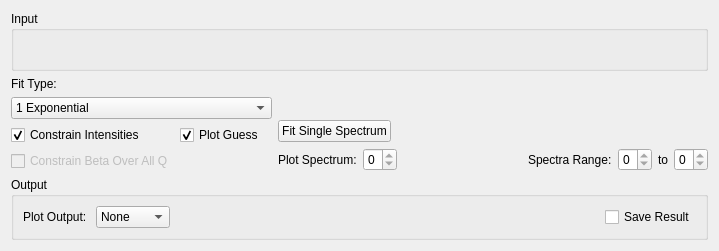
<?xml version="1.0" encoding="UTF-8"?>
<ui version="4.0">
 <class>IqtFit</class>
 <widget class="QWidget" name="IqtFit">
  <property name="geometry">
   <rect>
    <x>0</x>
    <y>0</y>
    <width>719</width>
    <height>251</height>
   </rect>
  </property>
  <property name="windowTitle">
   <string>Form</string>
  </property>
  <layout class="QVBoxLayout" name="layoutFuryFit">
   <item>
    <widget class="QGroupBox" name="gbInput">
     <property name="title">
      <string>Input</string>
     </property>
     <layout class="QHBoxLayout" name="layoutInput">
      <item>
       <widget class="MantidQt::MantidWidgets::DataSelector" name="dsSampleInput" native="true">
        <property name="sizePolicy">
         <sizepolicy hsizetype="Minimum" vsizetype="Fixed">
          <horstretch>0</horstretch>
          <verstretch>0</verstretch>
         </sizepolicy>
        </property>
        <property name="autoLoad" stdset="0">
         <bool>true</bool>
        </property>
        <property name="workspaceSuffixes" stdset="0">
         <stringlist>
          <string>_iqt</string>
         </stringlist>
        </property>
        <property name="fileBrowserSuffixes" stdset="0">
         <stringlist>
          <string>_iqt.nxs</string>
         </stringlist>
        </property>
        <property name="showLoad" stdset="0">
         <bool>false</bool>
        </property>
       </widget>
      </item>
     </layout>
    </widget>
   </item>
   <item>
    <layout class="QHBoxLayout" name="horizontalLayout_25">
     <item>
      <layout class="QVBoxLayout" name="vlTreeProp">
       <item>
        <layout class="QVBoxLayout" name="verticalLayout_8">
         <item>
          <widget class="QLabel" name="lbFitType">
           <property name="sizePolicy">
            <sizepolicy hsizetype="Preferred" vsizetype="Maximum">
             <horstretch>0</horstretch>
             <verstretch>0</verstretch>
            </sizepolicy>
           </property>
           <property name="text">
            <string>Fit Type:</string>
           </property>
          </widget>
         </item>
         <item>
          <widget class="QComboBox" name="cbFitType">
           <item>
            <property name="text">
             <string>1 Exponential</string>
            </property>
           </item>
           <item>
            <property name="text">
             <string>2 Exponentials</string>
            </property>
           </item>
           <item>
            <property name="text">
             <string>1 Stretched Exponential</string>
            </property>
           </item>
           <item>
            <property name="text">
             <string>1 Stretched Exponential and 1 Exponential</string>
            </property>
           </item>
          </widget>
         </item>
        </layout>
       </item>
       <item>
        <layout class="QGridLayout" name="gridLayout_5">
         <item row="0" column="1">
          <widget class="QCheckBox" name="ckPlotGuess">
           <property name="text">
            <string>Plot Guess</string>
           </property>
           <property name="checked">
            <bool>true</bool>
           </property>
          </widget>
         </item>
         <item row="0" column="0">
          <widget class="QCheckBox" name="ckConstrainIntensities">
           <property name="text">
            <string>Constrain Intensities</string>
           </property>
           <property name="checked">
            <bool>true</bool>
           </property>
          </widget>
         </item>
         <item row="1" column="0">
          <widget class="QCheckBox" name="ckConstrainBeta">
           <property name="enabled">
            <bool>false</bool>
           </property>
           <property name="text">
            <string>Constrain Beta Over All Q</string>
           </property>
          </widget>
         </item>
        </layout>
       </item>
       <item>
        <layout class="QHBoxLayout" name="properties"/>
       </item>
      </layout>
     </item>
     <item>
      <layout class="QVBoxLayout" name="verticalLayout_6">
       <item>
        <widget class="MantidQt::MantidWidgets::PreviewPlot" name="ppPlot" native="true">
         <property name="showLegend" stdset="0">
          <bool>true</bool>
         </property>
         <property name="canvasColour" stdset="0">
          <color>
           <red>255</red>
           <green>255</green>
           <blue>255</blue>
          </color>
         </property>
        </widget>
       </item>
       <item>
        <layout class="QHBoxLayout" name="gpPlotOptions">
         <item>
          <widget class="QPushButton" name="pbSingle">
           <property name="text">
            <string>Fit Single Spectrum</string>
           </property>
          </widget>
         </item>
         <item>
          <spacer name="spLegendSpace">
           <property name="orientation">
            <enum>Qt::Horizontal</enum>
           </property>
           <property name="sizeHint" stdset="0">
            <size>
             <width>40</width>
             <height>20</height>
            </size>
           </property>
          </spacer>
         </item>
        </layout>
       </item>
       <item>
        <layout class="QHBoxLayout" name="horizontalLayout_27">
         <item>
          <widget class="QLabel" name="lbSpectra">
           <property name="text">
            <string>Plot Spectrum:</string>
           </property>
          </widget>
         </item>
         <item>
          <widget class="QSpinBox" name="spPlotSpectrum">
           <property name="minimum">
            <number>0</number>
           </property>
           <property name="maximum">
            <number>0</number>
           </property>
          </widget>
         </item>
         <item>
          <spacer name="horizontalSpacer_13">
           <property name="orientation">
            <enum>Qt::Horizontal</enum>
           </property>
           <property name="sizeHint" stdset="0">
            <size>
             <width>40</width>
             <height>20</height>
            </size>
           </property>
          </spacer>
         </item>
         <item>
          <widget class="QLabel" name="label_3">
           <property name="text">
            <string>Spectra Range:</string>
           </property>
          </widget>
         </item>
         <item>
          <widget class="QSpinBox" name="spSpectraMin">
           <property name="minimum">
            <number>0</number>
           </property>
           <property name="maximum">
            <number>0</number>
           </property>
          </widget>
         </item>
         <item>
          <widget class="QLabel" name="label_4">
           <property name="text">
            <string>to</string>
           </property>
          </widget>
         </item>
         <item>
          <widget class="QSpinBox" name="spSpectraMax">
           <property name="minimum">
            <number>0</number>
           </property>
           <property name="maximum">
            <number>0</number>
           </property>
          </widget>
         </item>
        </layout>
       </item>
      </layout>
     </item>
    </layout>
   </item>
   <item>
    <widget class="QGroupBox" name="gbOutput">
     <property name="title">
      <string>Output</string>
     </property>
     <layout class="QHBoxLayout" name="horizontalLayout_2">
      <item>
       <widget class="QLabel" name="lbPlotType">
        <property name="text">
         <string>Plot Output: </string>
        </property>
       </widget>
      </item>
      <item>
       <widget class="QComboBox" name="cbPlotType">
        <item>
         <property name="text">
          <string>None</string>
         </property>
        </item>
        <item>
         <property name="text">
          <string>Intensity</string>
         </property>
        </item>
        <item>
         <property name="text">
          <string>Tau</string>
         </property>
        </item>
        <item>
         <property name="text">
          <string>Beta</string>
         </property>
        </item>
        <item>
          <property name="text">
            <string>All</string>
          </property>
        </item>
       </widget>
      </item>
      <item>
       <spacer name="horizontalSpacer_1">
        <property name="orientation">
         <enum>Qt::Horizontal</enum>
        </property>
        <property name="sizeHint" stdset="0">
         <size>
          <width>40</width>
          <height>20</height>
         </size>
        </property>
       </spacer>
      </item>
      <item>
       <widget class="QCheckBox" name="ckSave">
        <property name="text">
         <string>Save Result</string>
        </property>
       </widget>
      </item>
     </layout>
    </widget>
   </item>
  </layout>
 </widget>
 <customwidgets>
  <customwidget>
   <class>MantidQt::MantidWidgets::DataSelector</class>
   <extends>QWidget</extends>
   <header>MantidQtMantidWidgets/DataSelector.h</header>
  </customwidget>
  <customwidget>
   <class>MantidQt::MantidWidgets::PreviewPlot</class>
   <extends>QWidget</extends>
   <header>MantidQtMantidWidgets/PreviewPlot.h</header>
   <container>1</container>
  </customwidget>
 </customwidgets>
 <resources/>
 <connections/>
</ui>
